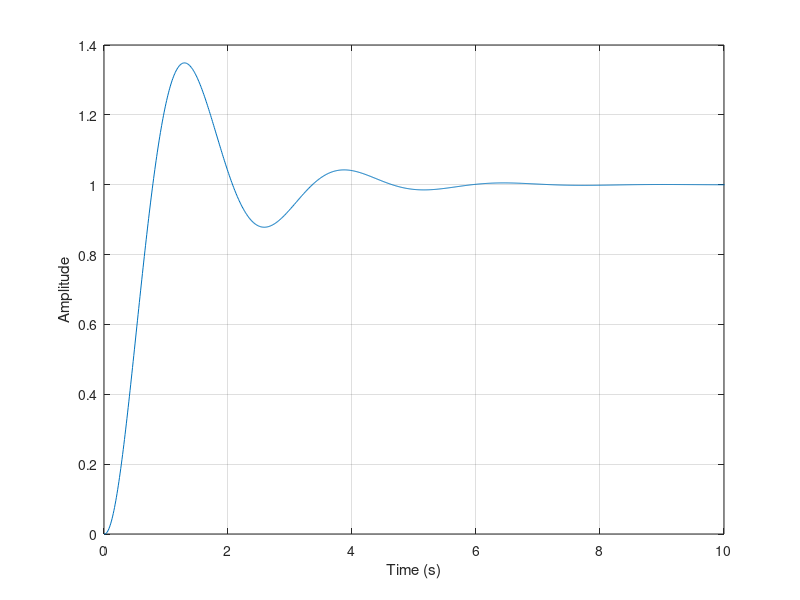
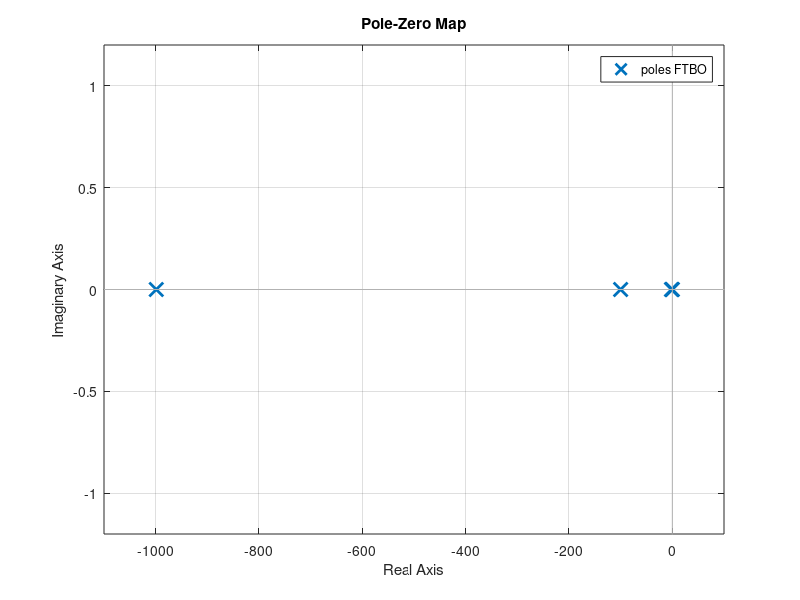
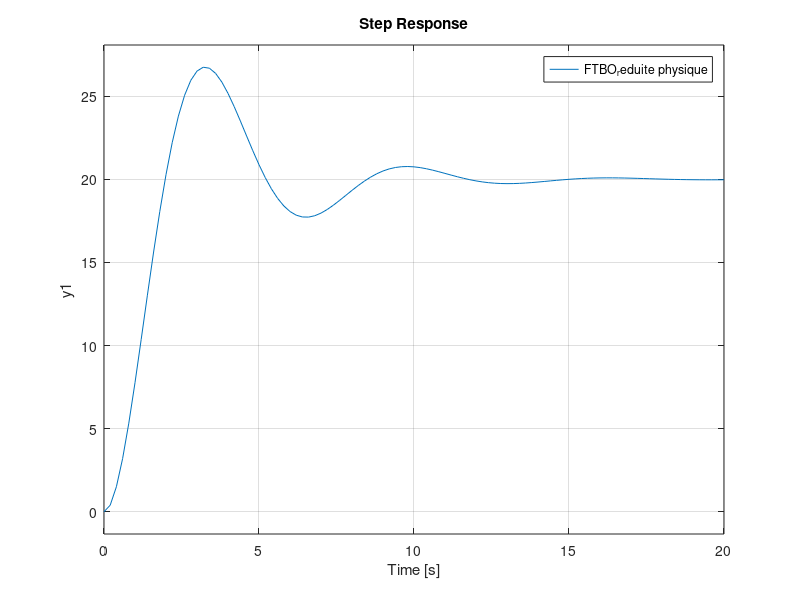
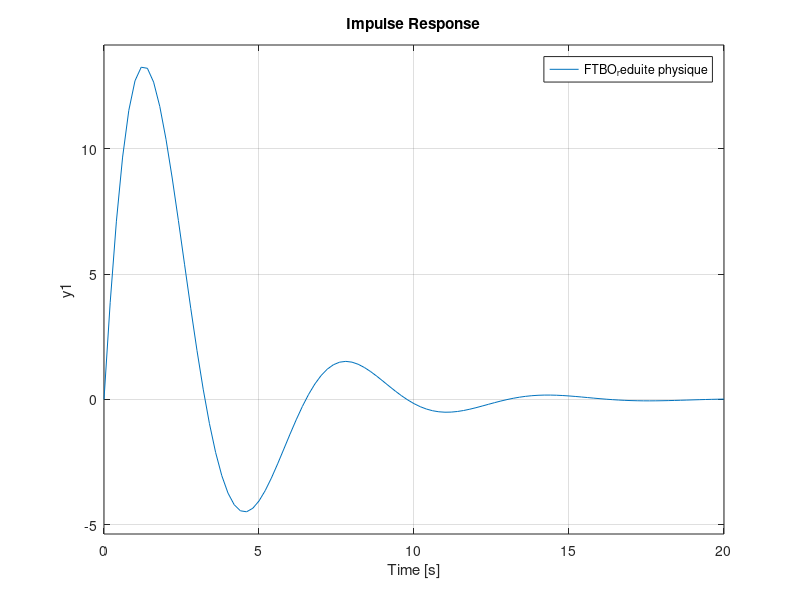

These charts were generated, in order, by the following MATLAB code:
%%  S5 - APP3 - PROBLEMATIQUE - PROBLEMATIQUE.M
%   Auteur:     Giuseppe Lomonaco
%   CIP:        LOMG2301
%   Auteur:     Jean Dodie Ombeni
%   CIP:        OMBJ2301
%   Auteur:     Anthony Royer
%   CIP:        ROYA2019

%   Date de creation:                       30-Septembre-2023
%   Date de derniere modification:          03-Octobre-2023

%   DESCRIPTION:    fichier de calculs de la problématique

close all
clear
clc

%% DONNEES DU PROBLEME
disp(" Paramètre        Valeur         Unité          Description ");
disp(" ---------------------------------------------------------- ");
Kp =            0.318;          % V/rad
K =             100;            % gain ampli 
tau =           0.01;           % Cste de temps ampli en seconde
Ki =            0.5;            % Cste de couple du moteur en N-m/A
Kb =            0.5;            % Cste de force contreélectromotrice (fcém) du moteur en V/rad/s
Ra =            8;              % résistance armature du moteur en Ohm
La =            0.008;          % inductance armature du moteur en H
Jm =            0.02;           % inertie armature en N-m s2/rad
Bm =            0.01;           % frottement visqueux armature en N.m/rad/s
N =             0.1;            % facteur de réduction 
JL =            1;              % inertie charge en N.m s2/rad
BL =            1;              % frottement visqueux charge en N-m/rad/s

fprintf("    Kp             %.3f         V/rad           \n", Kp)
fprintf("    K              %.0f                          gain ampli \n", K)
fprintf("   tau             %.2f             s        Cste de temps ampli \n", tau)
fprintf("    Ki             %.1f          N-m/A       Cste de couple du moteur \n", Ki) 
fprintf("    Kb             %.1f          V/rad/s   Cste de force contreélectromotrice (fcém) du moteur \n", Kb) 
fprintf("    Ra             %.0f              Ohm     résistance armature du moteur \n", Ra) 
fprintf("    La             %.3f             H      inductance armature du moteur \n", La)
fprintf("    Jm             %.2f          N-m s2/rad       inertie armature \n", Jm) 
fprintf("    Bm             %.2f          N.m/rad/s     frottement visqueux armature \n", Bm) 
fprintf("    N              %.1f                           facteur de réduction \n", N)
fprintf("    JL             %.0f             N.m s2/rad         inertie charge \n", JL) 
fprintf("    BL             %.0f             N-m/rad/s       frottement visqueux charge \n", BL)

%% Construction du modele ABCD
JmN2Jl = Jm + (N.^2)*JL;
BmN2Bl = Bm + (N.^2)*BL;

A1 = [0 1 0 0;
     0 (-BmN2Bl/JmN2Jl) (N*Ki/JmN2Jl) 0;
     0 (-Kb/(N*La)) (-Ra/La) (1/La);
     0 0 0 (-1/tau)];
B1 = [0 0 0 (K/tau)]';
C1 = [1 0 0 0];
D1 = [0];


%FTBF et FTBO numerique
[NUM1,DEN1] = ss2tf(A1,B1,C1,D1);
FTBO = tf(NUM1,DEN1)
FTBF = Kp*feedback(FTBO, Kp) % Kp gain de potentiometre donc lentre et le feedback est touche


numa = [K];
dena = [tau 1];
numb = [N*Ki];
denb = [(JmN2Jl*La) (Ra*JmN2Jl + La*BmN2Bl) (BmN2Bl*Ra + Ki*Kb) 0];

tfa = tf(numa,dena);
tfb = tf(numb/2.4e-06,denb/2.4e-06);
FTBO_a_bras = tfa*tfb
[NumBO,DenBO] = tfdata(FTBO_a_bras, 'v');
FTBF_a_bras = tf(Kp*NUM1,(DEN1 + Kp*NUM1))


t = [0:0.01:50]';
stepp = ones(size(t));

% Affichage
figure('Name','Simulation de lerreur avec une entree echelon')
plot(t, lsim(FTBF, stepp, t))
xlabel('Time (s)')
ylabel('Amplitude')
xlim([0 10])
grid on


%f) 2 - Reduction numerique:
figure('Name','PZmap FTBO')
pzmap(FTBO)
[R, P, Kq] = residue(NumBO,DenBO)
poids = abs(R)./real(P)
[B,A] = residue(R(3:4),P(3:4),Kq); %a modifier selon les poids
tfss = tf(B,A);

% On ne se sert pas de cela car FTBO est instable
% K1 = dcgain(FTBO);
% K2 = dcgain(tfss);
% KK = K2/K1;
% Kn = 1/KK;
% TF = tfss*Kn;

TF = tfss
FTBF_Red_num = Kp*feedback(tfss,Kp)

% Rduction physique

num_red_phy = [N*Ki*K];
den_red_phy = [Ra*JmN2Jl Ra*BmN2Bl Kb*Ki]
FTBO_red_phy = tf(num_red_phy*(1/(Ra*JmN2Jl)),den_red_phy*(1/(Ra*JmN2Jl)))
FTBF_red_phy = Kp*feedback(FTBO_red_phy,Kp)

% Affichage

figure('Name','Réponse à un échelon en BO')
hold on
subplot(3,1,1)
step(FTBO)
legend('FTBO')
grid on
subplot(3,1,2)
step(TF)
legend('FTBO_reduite num')
grid on
subplot(3,1,3)
step(FTBO_red_phy)
legend('FTBO_reduite physique')
grid on
hold off

figure('Name','Réponse Impulsionnelle en BO')
hold on
subplot(3,1,1)
impulse(FTBO)
legend('FTBO')
grid on
subplot(3,1,2)
impulse(TF)
legend('FTBO_reduite num')
grid on
subplot(3,1,3)
impulse(FTBO_red_phy)
legend('FTBO_reduite physique')
grid on

% En BF
figure('Name','Réponse à un échelon en BF')
hold on
subplot(3,1,1)
step(FTBF)
legend('FTBF')
grid on
subplot(3,1,2)
step(FTBF_Red_num)
legend('FTBF_reduite num')
grid on
subplot(3,1,3)
step(FTBF_red_phy)
legend('FTBF_reduite physique')
grid on
hold off

figure('Name','Réponse Impulsionnelle en BF')
hold on
subplot(3,1,1)
impulse(FTBF)
legend('FTBF')
grid on
subplot(3,1,2)
impulse(FTBF_Red_num)
legend('FTBF_reduite num')
grid on
subplot(3,1,3)
impulse(FTBF_red_phy)
legend('FTBF_reduite physique')
grid on

%% partie identification
load donnees_moteur_2016

dt = t(2:end) - t(1:end-1);
%Force d'Entree
X1 = tension;

%Premiere derivee
X2 = diff(vitesse)./dt;
X = [X1(1:end-1) X2];

%Vecteur de sortie
Y = vitesse(1:end-1);

%Matrice de correlation
R = X'*X;
P = X'*Y;

%Coefficients
A = inv(R)*P

Bm = (0.0649/A(1)) - 0.031
Jm = -A(2)*(Bm + 0.031)


